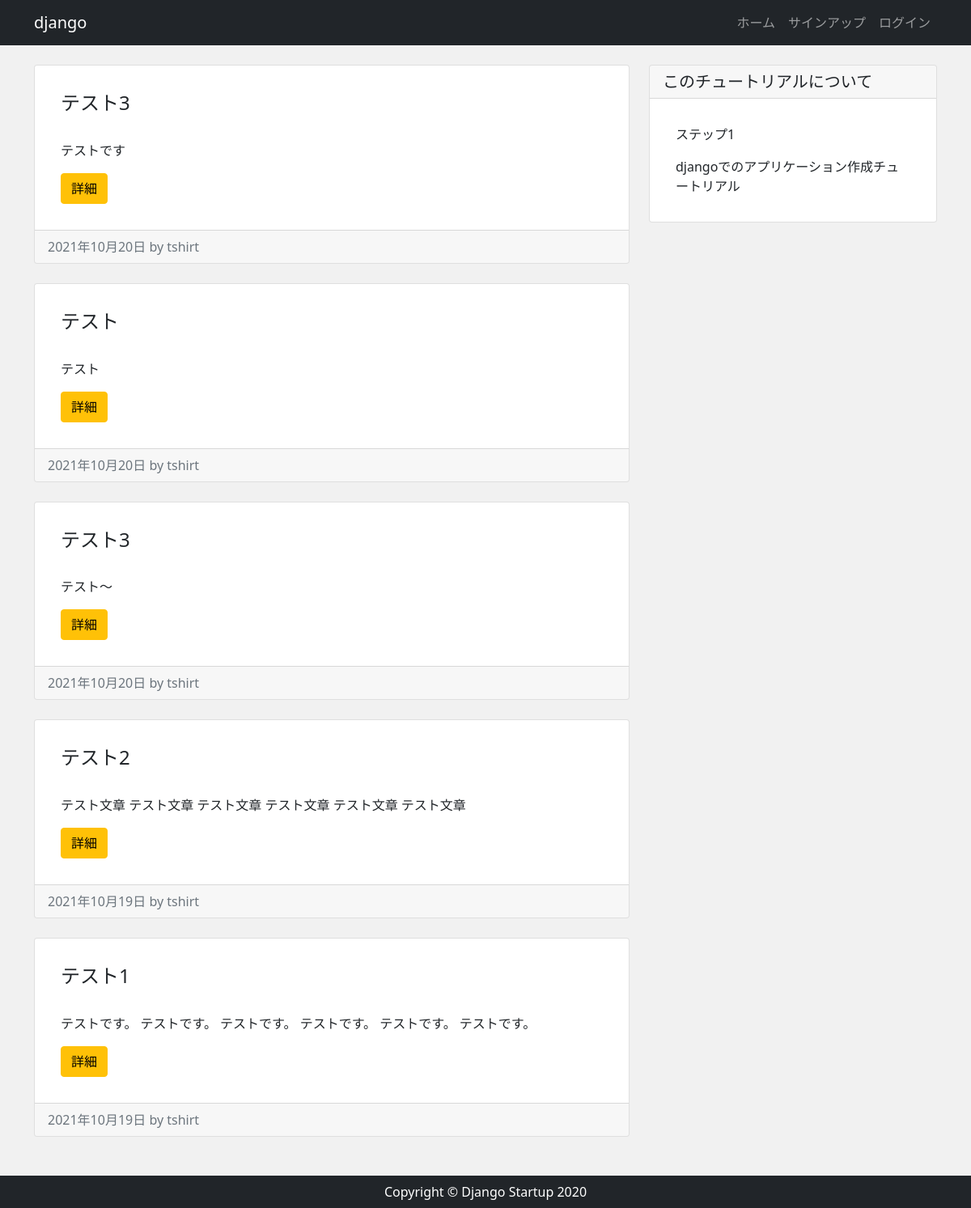
/, run on an earlier commit of the app's database.
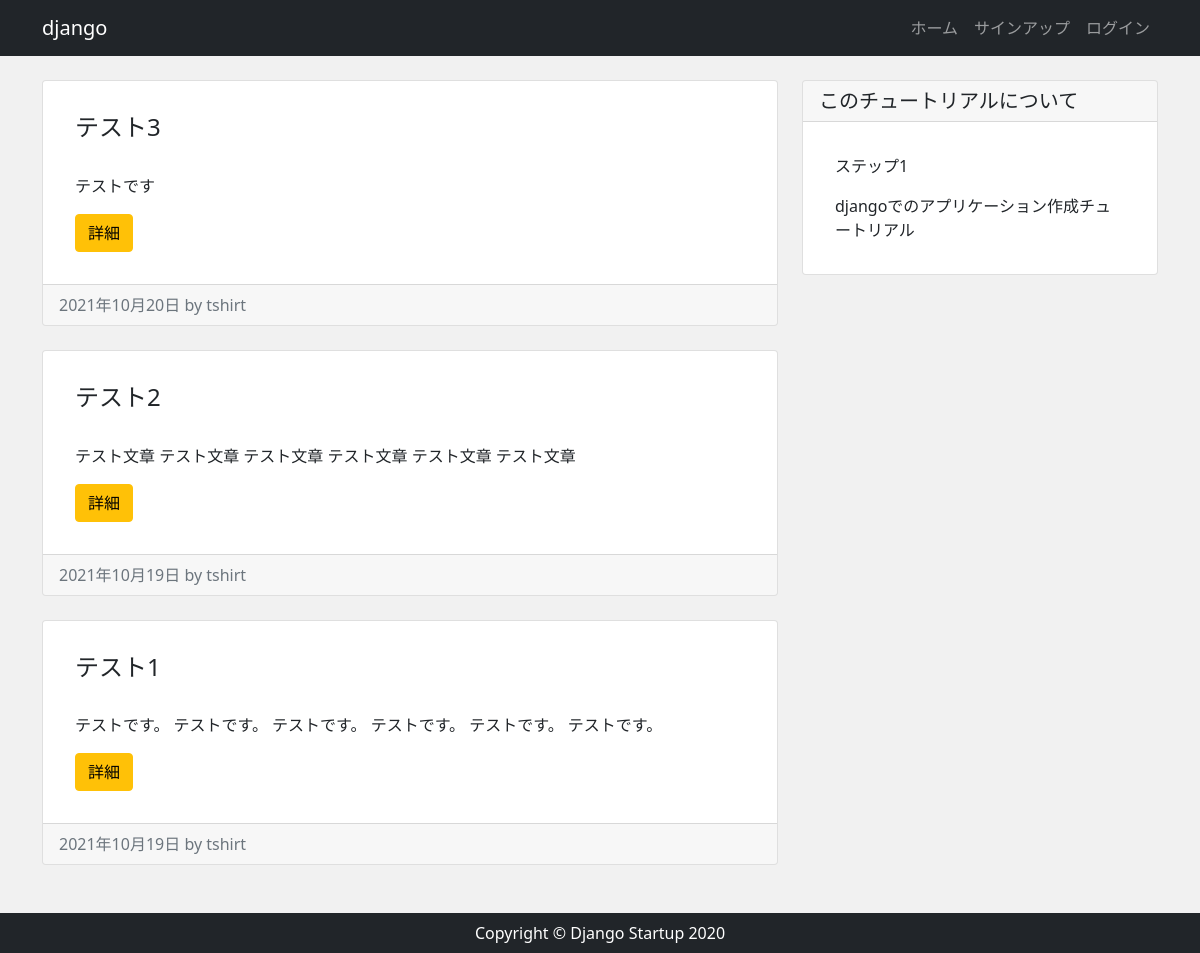
And on a later commit of the database.
### app/models.py (models this page shows, shortened)
class Post(models.Model):
  author = models.ForeignKey(settings.AUTH_USER_MODEL, on_delete=models.CASCADE)
  title = models.CharField("タイトル", max_length=200)
  content = models.TextField("本文")
  created = models.DateTimeField("作成日", default=timezone.now)

### app/views.py (the view)
# urls.py: path('', views.IndexView.as_view(), name='index'),
class IndexView(View):
  def get(self, request, *args, **kwargs):
    post_data = Post.objects.order_by('-id')
    return render(request, 'app/index.html', {
      'post_data': post_data
    })

### app/templates/app/index.html
{% extends "app/base.html" %}
{% block content %}
<div class="row my-4">
  <div class="col-md-8">
    {% for post in post_data %}
      <div class="card mb-4">
        <div class="card-body">
          <h2 class="card-title">{{ post.title }}</h2>
          <p class="card-text">{{ post.content|truncatechars:100 }}</p>
          <a href="{% url 'post_detail' post.id %}" class="btn btn-warning">詳細</a>
        </div>
        <div class="card-footer text-muted">
          {{ post.created|date }} by {{ post.author}}
        </div>
      </div>
    {% endfor %}
  </div>
  <div class="col-md-4">
    <div class="card">
      <h5 class="card-header">このチュートリアルについて</h5>
      <div class="card-body">
        <p>ステップ1</p>
        <p class="mb-0">djangoでのアプリケーション作成チュートリアル</p>
      </div>
    </div>
  </div>
</div>
{% endblock %}

What changed in the data, as far as the page shows it:
removed Post: title "テスト", content "テスト", created "2021年10月20日", author "tshirt"
removed Post: title "テスト3", content "テスト〜", created "2021年10月20日", author "tshirt"
